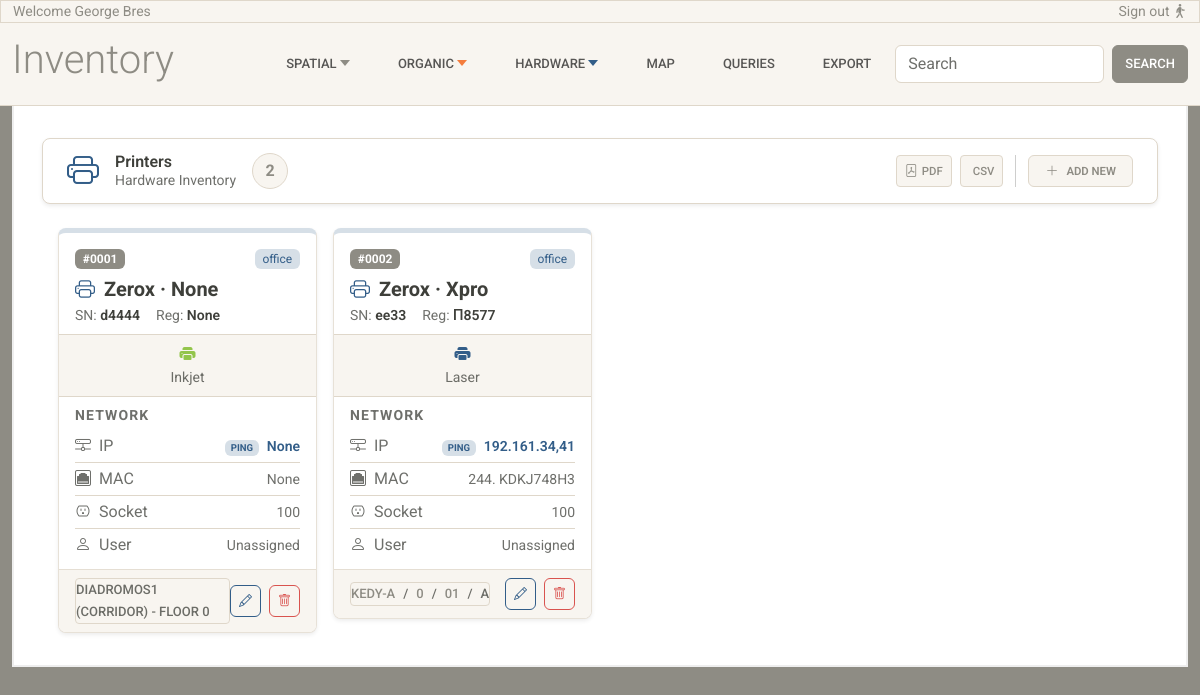
Page /printers/ on the committed database.
### inventory/models.py (models this page shows, shortened)
class Device(LifeCycle):
    USAGE_TYPE_CHOICES = [
        ("office", "Office"),
        ("laboratory", "Laboratory"),
        ("warehouse", "Warehouse"),
    ]
    brand = models.CharField(max_length=100)
    model = models.CharField(max_length=100, blank=True, null=True)
    serial = models.CharField(max_length=100, unique=True)
    registration_code = models.CharField(
        max_length=100,
        unique=True,
        blank=True,
        null=True
    )
    ip_address = models.CharField(max_length=100, blank=True, null=True, unique=True)
    mac_address = models.CharField(max_length=50, blank=True, null=True, unique=True)
    usage_type = models.CharField(max_length=20, choices=USAGE_TYPE_CHOICES)
    space = models.ForeignKey(
        Space,
        null=True,
        blank=True,
        on_delete=models.RESTRICT,
        related_name="devices",
        help_text="Space where this device is located (για κανονικά γραφεία/δωμάτια)"
    )
    common_area = models.ForeignKey(
        "CommonArea",
        null=True,
        blank=True,
        on_delete=models.RESTRICT,
        related_name="devices",
        help_text="Common area where this device is located (για διαδρόμους/κοινόχρηστους χώρους)"
    )
    socket = models.ForeignKey(
        Socket,
        null=True,
        blank=True,
        on_delete=models.SET_NULL,
        related_name="devices",
        help_text="Socket this device is plugged into (optional)"
    )
    class Meta:
        verbose_name = "Device"
        verbose_name_plural = "Devices"

class Printer(Device):
    device_label = "Printer"
    PRINTER_TYPE_CHOICES = [
        ("laser", "Laser"),
        ("inkjet", "Inkjet"),
        ("multifunction", "Multifunction"),
    ]
    printer_type = models.CharField(max_length=20, choices=PRINTER_TYPE_CHOICES)

class LifeCycle(models.Model):
    is_active = models.BooleanField(default=True)
    valid_from = models.DateField(default=timezone.now)
    valid_to = models.DateField(null=True, blank=True)
    class Meta:
        abstract = True

class Device(LifeCycle):
    USAGE_TYPE_CHOICES = [
        ("office", "Office"),
        ("laboratory", "Laboratory"),
        ("warehouse", "Warehouse"),
    ]
    brand = models.CharField(max_length=100)
    model = models.CharField(max_length=100, blank=True, null=True)
    serial = models.CharField(max_length=100, unique=True)
    registration_code = models.CharField(
        max_length=100,
        unique=True,
        blank=True,
        null=True
    )
    ip_address = models.CharField(max_length=100, blank=True, null=True, unique=True)
    mac_address = models.CharField(max_length=50, blank=True, null=True, unique=True)
    usage_type = models.CharField(max_length=20, choices=USAGE_TYPE_CHOICES)
    space = models.ForeignKey(
        Space,
        null=True,
        blank=True,
        on_delete=models.RESTRICT,
        related_name="devices",
        help_text="Space where this device is located (για κανονικά γραφεία/δωμάτια)"
    )
    common_area = models.ForeignKey(
        "CommonArea",
        null=True,
        blank=True,
        on_delete=models.RESTRICT,
        related_name="devices",
        help_text="Common area where this device is located (για διαδρόμους/κοινόχρηστους χώρους)"
    )
    socket = models.ForeignKey(
        Socket,
        null=True,
        blank=True,
        on_delete=models.SET_NULL,
        related_name="devices",
        help_text="Socket this device is plugged into (optional)"
    )
    class Meta:
        verbose_name = "Device"
        verbose_name_plural = "Devices"

class Socket(LifeCycle):
    socket_code = models.CharField(
        max_length=50,
        help_text="Unique identifier for the socket."
    )
    space = models.ForeignKey(
        Space,
        on_delete=models.RESTRICT,
        related_name="sockets"
    )
    def __str__(self):
        return self.socket_code

class CommonArea(LifeCycle):
    AREA_TYPE_CHOICES = [
        ("corridor",    "Corridor"),
        ("lobby",       "Lobby"),
        ("server_room", "Server Room"),
        ("other",       "Other"),
    ]
    floor = models.ForeignKey(
        Floor,
        on_delete=models.RESTRICT,
        related_name="common_areas"
    )
    name = models.CharField(max_length=150)
    area_type = models.CharField(
        max_length=20,
        choices=AREA_TYPE_CHOICES,
        default="corridor"
    )
    class Meta:
        unique_together = ("floor", "name")
    def __str__(self):
        return f"{self.name} ({self.get_area_type_display()}) - Floor {self.floor.floor_number}"

class Floor(LifeCycle):
    building = models.ForeignKey(
        Building,
        on_delete=models.RESTRICT,
        related_name="floors"
    )
    floor_number = models.IntegerField()
    class Meta:
        unique_together = ("building", "floor_number")
        constraints = [
            models.CheckConstraint(
                condition=models.Q(floor_number__gte=-2),
                name="floor_number_min_minus_2",
                violation_error_message="Ο αριθμός ορόφου δεν μπορεί να είναι μικρότερος του -2."
            )
        ]
    def __str__(self):
        return f"{self.floor_number}"

class Space(LifeCycle):
    room = models.ForeignKey(
        Room,
        on_delete=models.RESTRICT,
        related_name="spaces"
    )
    name = models.CharField(max_length=100)
    position_index = models.PositiveIntegerField()
    objects = SpaceManager()
    class Meta:
        ordering = ["position_index"]
        unique_together = (
            ("room", "position_index"),
        )
        constraints = [
            models.UniqueConstraint(
                Lower("name"), "room",
                name="unique_space_name_per_room_ci"
            )
        ]
    @property
    def floor(self):
        return self.room.floor
    @property
    def building(self):
        return self.room.floor.building
    def __str__(self):
        return f"{self.name}"

class Room(LifeCycle):
    floor = models.ForeignKey(
        Floor,
        on_delete=models.RESTRICT,
        related_name="rooms"
    )
    room_code = models.CharField(max_length=50)
    objects = RoomManager()
    class Meta:
        unique_together = ("floor", "room_code")
    def __str__(self):
        return self.room_code

class Building(LifeCycle):
    area = models.ForeignKey(
        Area,
        on_delete=models.RESTRICT,
        related_name="buildings"
    )
    name = models.CharField(max_length=150)
    address = models.CharField(max_length=250, blank=True, null=True)
    def __str__(self):
        return self.name

### inventory/views.py (the view)
# urls.py: path('printers/', views.printers_list, name='printers-list'),
def printers_list(request):
    printers = Printer.objects.select_related('space__room__floor__building__area__city').prefetch_related(
        'device_ptr__assignments__user',
    )
    return render(request, 'inventory/printers-list.html', {'printers': printers})

### inventory/templates/inventory/printers-list.html (shortened to what this page needs)
{% extends 'inventory/base.html' %}
{% load static %}
{% block content %}
<div class="container-fluid">
  <nav class="navbar bg-white border shadow-sm sticky-top px-4 mb-4 rounded-3" style="z-index: 900;">
    <div class="d-flex align-items-center gap-3">
      <i class="bi bi-printer fs-2 text-primary"></i>
      <div class="d-flex flex-column lh-sm">
        <span class="fw-semibold text-dark">Printers</span>
        <span class="text-muted small">Hardware Inventory</span>
      </div>
      <span
        class="d-flex align-items-center justify-content-center rounded-circle bg-light border text-secondary fw-bold fs-6"
        style="width: 36px; height: 36px;">
        {{ printers|length }}
      </span>
    </div>
    <div class="d-flex align-items-center gap-2 ms-auto">
      <a href="#" class="btn btn-sm btn-light border text-secondary d-flex align-items-center gap-1">
        <i class="bi bi-file-pdf"></i>
        <span class="small">PDF</span>
      </a>
      <a href="#" class="btn btn-sm btn-light border text-secondary d-flex align-items-center gap-1">
        <span class="small">CSV</span>
      </a>
      <a href="#" class="btn btn-sm btn-light border text-secondary rounded d-flex align-items-center gap-2 px-3">
        <i class="bi bi-plus-lg"></i>
        <span class="small fw-semibold">Add New</span>
      </a>
    </div>
  </nav>
  <div class="px-3">
    <div class="row g-3" data-masonry='{"percentPosition": true, "horizontalOrder": true}'>
      {% for printer in printers %}
      <div class="col-12 col-sm-6 col-md-4 col-lg-3">
        {% if printer.usage_type == "office" %}
        <div class="card shadow-sm rounded-3 overflow-hidden"
          style="border-top: 5px solid var(--bs-primary-bg-subtle);">
        {% elif printer.usage_type == "laboratory" %}
        <div class="card shadow-sm rounded-3 overflow-hidden"
          style="border-top: 5px solid var(--bs-success-bg-subtle);">
        {% else %}
        <div class="card shadow-sm rounded-3 overflow-hidden"
          style="border-top: 5px solid var(--bs-secondary-bg-subtle);">
        {% endif %}
          <div class="card-body pb-2">
            <div class="d-flex justify-content-between align-items-center mb-2">
              <span class="badge bg-secondary">#{{ forloop.counter|stringformat:"04d" }}</span>
              {% if printer.usage_type == "office" %}
              <span class="badge bg-primary-subtle text-primary fw-normal">{{ printer.usage_type }}</span>
              {% elif printer.usage_type == "laboratory" %}
              <span class="badge bg-success-subtle text-success fw-normal">{{ printer.usage_type }}</span>
              {% else %}
              <span class="badge bg-secondary-subtle text-secondary fw-normal">{{ printer.usage_type }}</span>
              {% endif %}
            </div>
            <h6 class="fw-bold fs-5 mb-1">
              <i class="bi bi-printer me-1 text-primary"></i>
              {{ printer.brand|capfirst }} · {{ printer.model|capfirst }}
            </h6>
            <div class="d-flex gap-3 small text-muted">
              <span>SN: <span class="fw-semibold text-dark">{{ printer.serial }}</span></span>
              <span>Reg: <span class="fw-semibold text-dark">{{ printer.registration_code }}</span></span>
            </div>
          </div>
          <div class="d-flex justify-content-around align-items-center bg-light py-2 border-top border-bottom">
            <div class="text-center">
              {% if printer.printer_type == "laser" %}
              <div class="fw-bold"><i class="bi bi-printer-fill text-primary"></i></div>
              {% elif printer.printer_type == "inkjet" %}
              <div class="fw-bold"><i class="bi bi-printer-fill text-success"></i></div>
              {% else %}
              <div class="fw-bold"><i class="bi bi-printer-fill text-warning"></i></div>
              {% endif %}
              <div class="text-muted small">{{ printer.get_printer_type_display }}</div>
            </div>
          </div>
          <div class="card-body py-2">
            <p class="text-uppercase text-muted fw-bold mb-1 small" style="letter-spacing:.08em;">Network</p>
            <div class="d-flex justify-content-between align-items-center py-1 border-bottom">
              <span class="text-muted d-flex align-items-center gap-2"><i class="bi bi-hdd-network"></i> IP</span>
              <a href="http://{{ printer.ip_address }}" target="_blank"
                class="small text-decoration-none text-primary fw-semibold">
                <span class="badge bg-primary-subtle text-primary me-1" style="font-size:.6rem;">PING</span>
                {{ printer.ip_address }}
              </a>
            </div>
            <div class="d-flex justify-content-between align-items-center py-1 border-bottom">
              <span class="text-muted d-flex align-items-center gap-2"><i class="bi bi-ethernet"></i> MAC</span>
              <span class="text-muted small">{{ printer.mac_address }}</span>
            </div>
            <div class="d-flex justify-content-between align-items-center py-1 border-bottom">
              <span class="text-muted d-flex align-items-center gap-2"><i class="bi bi-outlet"></i> Socket</span>
              <span class="text-muted small">{{ printer.socket }}</span>
            </div>
            <div class="d-flex justify-content-between align-items-center py-1">
              <span class="text-muted d-flex align-items-center gap-2"><i class="bi bi-person"></i> User</span>
              <span class="small fw-semibold">
                {% for assignment in printer.device_ptr.assignments.all %}
                {{ assignment.user.name }} {{ assignment.user.surname }}
                {% empty %}
                <span class="text-muted fw-normal">Unassigned</span>
                {% endfor %}
              </span>
            </div>
          </div>
          <div class="card-footer bg-light d-flex justify-content-between align-items-center py-2">
            <nav aria-label="breadcrumb">
              <ol class="breadcrumb m-0 p-0 small">
                {% if printer.space %}
                <li class="breadcrumb-item">
                  <a class="text-secondary text-decoration-none">{{ printer.space.building }}</a>
                </li>
                <li class="breadcrumb-item">
                  <a class="text-secondary text-decoration-none">{{ printer.space.floor }}</a>
                </li>
                <li class="breadcrumb-item">
                  <a class="text-secondary text-decoration-none">{{ printer.space.room }}</a>
                </li>
                <li class="breadcrumb-item active">{{ printer.space }}</li>
                {% elif printer.common_area %}
                <li class="breadcrumb-item active">{{ printer.common_area }}</li>
                {% endif %}
              </ol>
            </nav>
            <div class="d-flex gap-2">
              <button class="btn btn-sm btn-outline-primary rounded-2 py-1 px-2"><i class="bi bi-pencil"></i></button>
              <button class="btn btn-sm btn-outline-danger rounded-2 py-1 px-2"><i class="bi bi-trash"></i></button>
            </div>
          </div>
        </div>
      </div>
      {% endfor %}
    </div>
  </div>
</div>
{% endblock %}

### inventory/static/inventory/css/base.css (style rules this page uses)
body { padding-top: 0px; }
.card { border-radius: 0.5rem; }

### rows in the picture
Printer: usage_type "office", brand "Zerox", model "None", serial "d4444", registration_code "None", printer_type "Inkjet", ip_address "None", mac_address "None", socket "100", common_area "DIADROMOS1 (CORRIDOR) - FLOOR 0"
Printer: usage_type "office", brand "Zerox", model "Xpro", serial "ee33", registration_code "Π8577", printer_type "Laser", ip_address "192.161.34,41", mac_address "244. KDKJ748H3", socket "100", space.building "KEDY-A", space.floor "0", space.room "01", space "A"

### other values in the picture
{{ printers|length }} "2"
